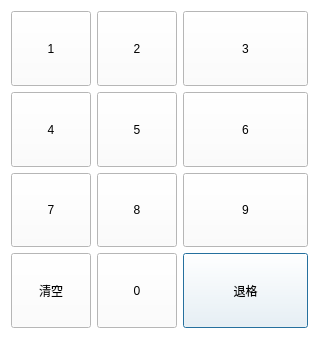
<?xml version="1.0" encoding="UTF-8"?>
<ui version="4.0">
 <class>MyNumberDialog</class>
 <widget class="QDialog" name="MyNumberDialog">
  <property name="geometry">
   <rect>
    <x>0</x>
    <y>0</y>
    <width>319</width>
    <height>339</height>
   </rect>
  </property>
  <property name="sizePolicy">
   <sizepolicy hsizetype="Preferred" vsizetype="Preferred">
    <horstretch>0</horstretch>
    <verstretch>0</verstretch>
   </sizepolicy>
  </property>
  <property name="windowTitle">
   <string>Dialog</string>
  </property>
  <property name="layoutDirection">
   <enum>Qt::LeftToRight</enum>
  </property>
  <property name="autoFillBackground">
   <bool>false</bool>
  </property>
  <property name="styleSheet">
   <string notr="true">background-color: rgb(255, 255, 255);</string>
  </property>
  <layout class="QGridLayout" name="gridLayout">
   <item row="3" column="2" colspan="2">
    <widget class="QPushButton" name="btn_clearNumber">
     <property name="sizePolicy">
      <sizepolicy hsizetype="Preferred" vsizetype="Preferred">
       <horstretch>0</horstretch>
       <verstretch>0</verstretch>
      </sizepolicy>
     </property>
     <property name="styleSheet">
      <string notr="true">font: 26pt &quot;Adobe Arabic&quot;;</string>
     </property>
     <property name="text">
      <string>退格</string>
     </property>
    </widget>
   </item>
   <item row="1" column="1">
    <widget class="QPushButton" name="btn_5">
     <property name="sizePolicy">
      <sizepolicy hsizetype="Preferred" vsizetype="Preferred">
       <horstretch>0</horstretch>
       <verstretch>0</verstretch>
      </sizepolicy>
     </property>
     <property name="styleSheet">
      <string notr="true">font: 36pt &quot;Adobe Arabic&quot;;</string>
     </property>
     <property name="text">
      <string>5</string>
     </property>
    </widget>
   </item>
   <item row="3" column="0">
    <widget class="QPushButton" name="btn_back">
     <property name="sizePolicy">
      <sizepolicy hsizetype="Preferred" vsizetype="Preferred">
       <horstretch>0</horstretch>
       <verstretch>0</verstretch>
      </sizepolicy>
     </property>
     <property name="styleSheet">
      <string notr="true">font: 26pt &quot;Adobe Arabic&quot;;</string>
     </property>
     <property name="text">
      <string>清空</string>
     </property>
    </widget>
   </item>
   <item row="1" column="0">
    <widget class="QPushButton" name="btn_4">
     <property name="sizePolicy">
      <sizepolicy hsizetype="Preferred" vsizetype="Preferred">
       <horstretch>0</horstretch>
       <verstretch>0</verstretch>
      </sizepolicy>
     </property>
     <property name="styleSheet">
      <string notr="true">font: 36pt &quot;Adobe Arabic&quot;;</string>
     </property>
     <property name="text">
      <string>4</string>
     </property>
    </widget>
   </item>
   <item row="2" column="2" colspan="2">
    <widget class="QPushButton" name="btn_9">
     <property name="sizePolicy">
      <sizepolicy hsizetype="Preferred" vsizetype="Preferred">
       <horstretch>0</horstretch>
       <verstretch>0</verstretch>
      </sizepolicy>
     </property>
     <property name="styleSheet">
      <string notr="true">font: 36pt &quot;Adobe Arabic&quot;;</string>
     </property>
     <property name="text">
      <string>9</string>
     </property>
    </widget>
   </item>
   <item row="2" column="1">
    <widget class="QPushButton" name="btn_8">
     <property name="sizePolicy">
      <sizepolicy hsizetype="Preferred" vsizetype="Preferred">
       <horstretch>0</horstretch>
       <verstretch>0</verstretch>
      </sizepolicy>
     </property>
     <property name="styleSheet">
      <string notr="true">font: 36pt &quot;Adobe Arabic&quot;;</string>
     </property>
     <property name="text">
      <string>8</string>
     </property>
    </widget>
   </item>
   <item row="0" column="0">
    <widget class="QPushButton" name="btn_1">
     <property name="sizePolicy">
      <sizepolicy hsizetype="Preferred" vsizetype="Preferred">
       <horstretch>0</horstretch>
       <verstretch>0</verstretch>
      </sizepolicy>
     </property>
     <property name="styleSheet">
      <string notr="true">font: 36pt &quot;Adobe Arabic&quot;;</string>
     </property>
     <property name="text">
      <string>1</string>
     </property>
    </widget>
   </item>
   <item row="0" column="1">
    <widget class="QPushButton" name="btn_2">
     <property name="sizePolicy">
      <sizepolicy hsizetype="Preferred" vsizetype="Preferred">
       <horstretch>0</horstretch>
       <verstretch>0</verstretch>
      </sizepolicy>
     </property>
     <property name="styleSheet">
      <string notr="true">font: 36pt &quot;Adobe Arabic&quot;;</string>
     </property>
     <property name="text">
      <string>2</string>
     </property>
    </widget>
   </item>
   <item row="3" column="1">
    <widget class="QPushButton" name="btn_0">
     <property name="sizePolicy">
      <sizepolicy hsizetype="Preferred" vsizetype="Preferred">
       <horstretch>0</horstretch>
       <verstretch>0</verstretch>
      </sizepolicy>
     </property>
     <property name="styleSheet">
      <string notr="true">font: 36pt &quot;Adobe Arabic&quot;;</string>
     </property>
     <property name="text">
      <string>0</string>
     </property>
    </widget>
   </item>
   <item row="1" column="2" colspan="2">
    <widget class="QPushButton" name="btn_6">
     <property name="sizePolicy">
      <sizepolicy hsizetype="Preferred" vsizetype="Preferred">
       <horstretch>0</horstretch>
       <verstretch>0</verstretch>
      </sizepolicy>
     </property>
     <property name="styleSheet">
      <string notr="true">font: 36pt &quot;Adobe Arabic&quot;;</string>
     </property>
     <property name="text">
      <string>6</string>
     </property>
    </widget>
   </item>
   <item row="0" column="2" colspan="2">
    <widget class="QPushButton" name="btn_3">
     <property name="sizePolicy">
      <sizepolicy hsizetype="Preferred" vsizetype="Preferred">
       <horstretch>0</horstretch>
       <verstretch>0</verstretch>
      </sizepolicy>
     </property>
     <property name="styleSheet">
      <string notr="true">font: 36pt &quot;Adobe Arabic&quot;;</string>
     </property>
     <property name="text">
      <string>3</string>
     </property>
    </widget>
   </item>
   <item row="2" column="0">
    <widget class="QPushButton" name="btn_7">
     <property name="sizePolicy">
      <sizepolicy hsizetype="Preferred" vsizetype="Preferred">
       <horstretch>0</horstretch>
       <verstretch>0</verstretch>
      </sizepolicy>
     </property>
     <property name="styleSheet">
      <string notr="true">font: 36pt &quot;Adobe Arabic&quot;;</string>
     </property>
     <property name="text">
      <string>7</string>
     </property>
    </widget>
   </item>
  </layout>
 </widget>
 <resources/>
 <connections/>
</ui>
